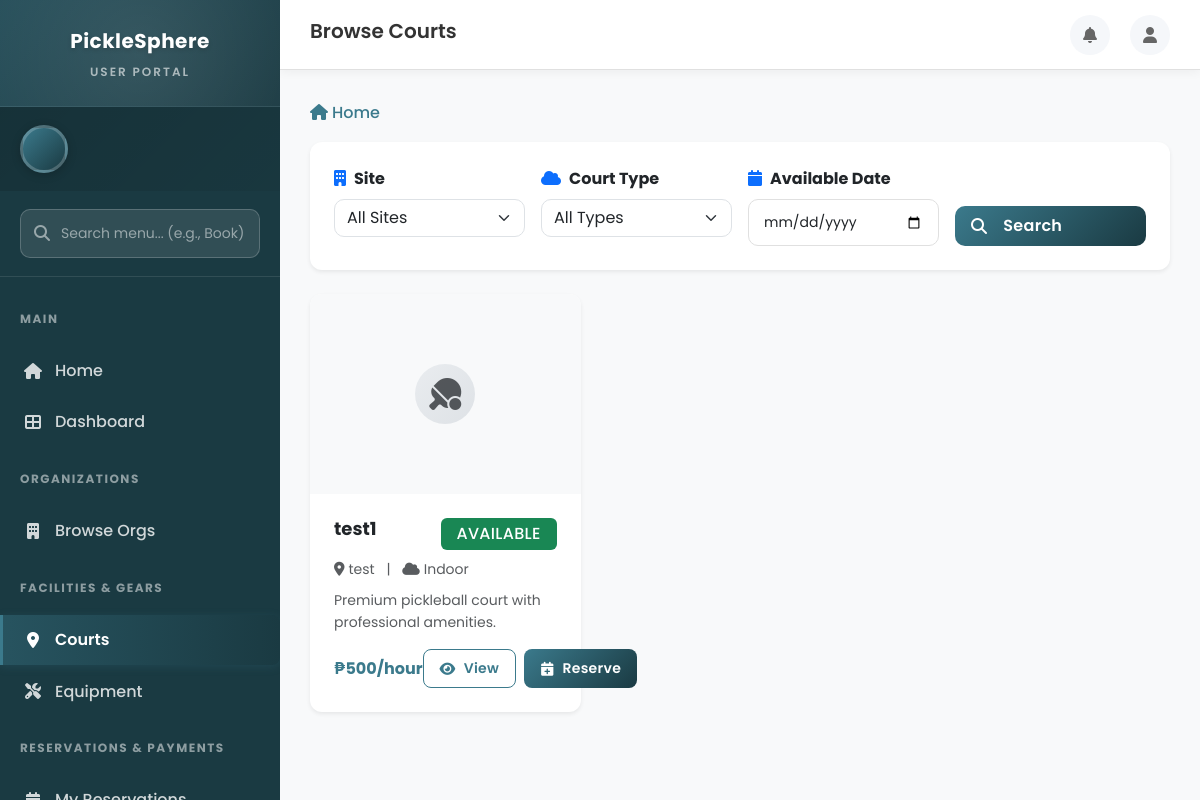
/courts/, run on an earlier commit of the app's database.
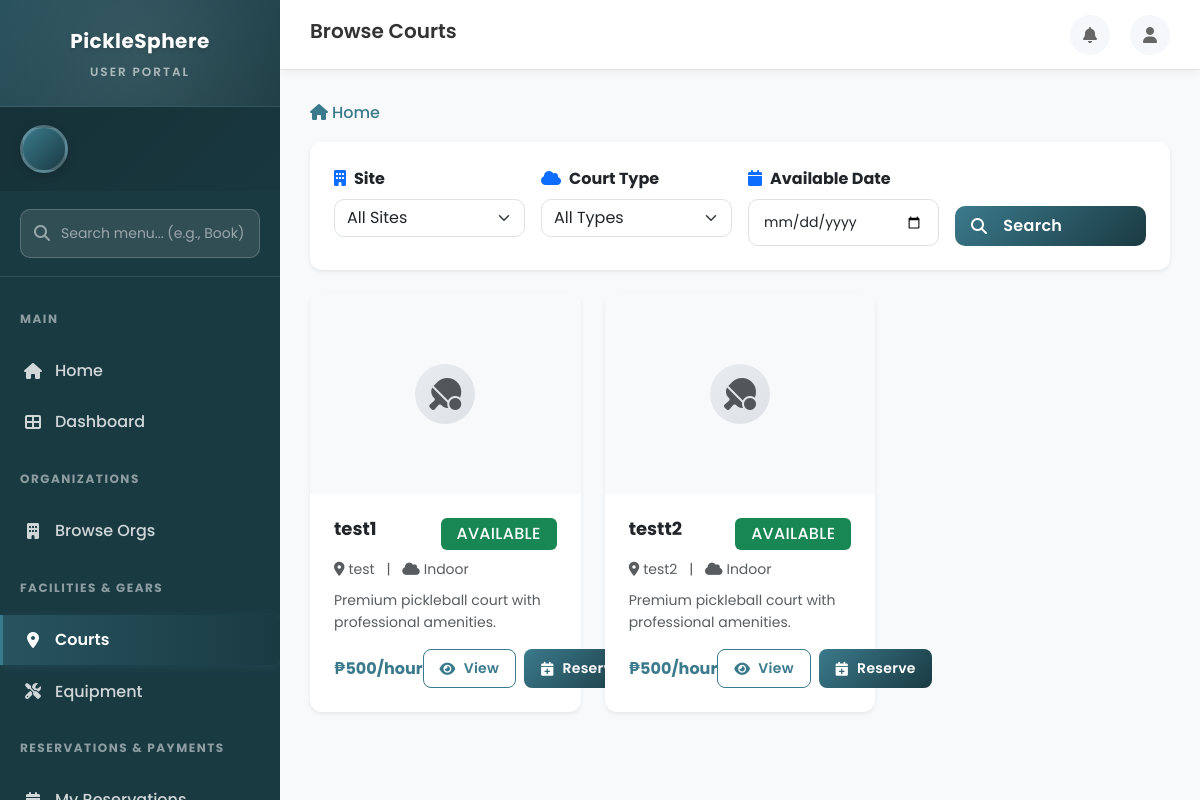
And on a later commit of the database.
### courts/models.py (models this page shows, shortened)
class Court(models.Model):
    STATUS_CHOICES = (
        ('available', 'Available'),
        ('maintenance', 'Under Maintenance'),
        ('reserved', 'Reserved'),
    )
    COURT_TYPE_CHOICES = (
        ('indoor', 'Indoor'),
        ('outdoor', 'Outdoor'),
    )
    name = models.CharField(max_length=100)
    site = models.ForeignKey(Site, on_delete=models.CASCADE, related_name='courts')
    organization = models.ForeignKey(
        'organizations.Organization', on_delete=models.CASCADE,
        related_name='courts', null=True, blank=True
    )
    court_type = models.CharField(max_length=20, choices=COURT_TYPE_CHOICES, default='indoor')
    status = models.CharField(max_length=20, choices=STATUS_CHOICES, default='available')
    hourly_rate = models.DecimalField(max_digits=8, decimal_places=2, default=500.00)
    description = models.TextField(blank=True, null=True)
    amenities = models.JSONField(default=list, blank=True)
    image = models.ImageField(upload_to='courts/', blank=True, null=True)
    is_active = models.BooleanField(default=True)
    created_at = models.DateTimeField(auto_now_add=True)
    updated_at = models.DateTimeField(auto_now=True)
    class Meta:
        db_table = 'courts'
        ordering = ['site', 'name']

class Site(models.Model):
    name = models.CharField(max_length=100)  # e.g. 1st Floor, Outdoor
    description = models.TextField(blank=True, null=True)
    organization = models.ForeignKey(
        'organizations.Organization', on_delete=models.CASCADE,
        related_name='sites', null=True, blank=True
    )
    is_active = models.BooleanField(default=True)
    created_at = models.DateTimeField(auto_now_add=True)
    class Meta:
        db_table = 'sites'
        ordering = ['name']

### courts/views.py (the view, shortened to what this page needs)
# urls.py: path('', views.court_list_view, name='court_list'),
def court_list_view(request):
    courts = Court.objects.filter(is_active=True)
    sites = Site.objects.filter(is_active=True)
    site_id = request.GET.get('site', '')
    if site_id:
        courts = courts.filter(site_id=site_id)
    court_type = request.GET.get('type', '')
    if court_type:
        courts = courts.filter(court_type=court_type)
    date = request.GET.get('date', '')
    return render(request, 'public/courts/court_list.html', {
        'courts': courts,
        'sites': sites,
        'selected_site': site_id,
        'selected_type': court_type,
        'selected_date': date
    })

### dashboard/context_processors.py (called while the page is built)
def site_contact_info(request):
    contact_info = ContactInfo.objects.first()
    def value(field_name):
        if not contact_info:
            return DEFAULT_CONTACT_INFO[field_name]
        return getattr(contact_info, field_name) or DEFAULT_CONTACT_INFO[field_name]
    return {
        'site_contact_info': {
            'phone': value('phone'),
            'email': value('email'),
            'address': value('address'),
            'city_country': value('city_country'),
        }
    }

### notifications/context_processors.py (called while the page is built, shortened)
def notification_count(request):
    return {
        'unread_notification_count': 0,
        'recent_notifications': []
    }

### notifications/sidebar_badge_context.py (called while the page is built, shortened)
def sidebar_badges(request):
    context = {
        'badge_pending_reservations': 0,
        'badge_pending_payments': 0,
        'badge_pending_equipment': 0,
        'badge_pending_tournaments': 0,
        'badge_active_matches': 0,
        'badge_contact_messages': 0,
        'badge_my_pending_reservations': 0,
        'badge_my_pending_payments': 0,
        'badge_my_rentals': 0,
        'badge_my_tournaments': 0,
        'badge_user_messages': 0,
        'badge_pending_organizations': 0,
    }
    if not request.user.is_authenticated:
        return context

### templates/public/courts/court_list.html (shortened to what the changed rows need)
{% extends 'base/dashboard_base.html' %}
{% load static %}
{% block page_title %}Browse Courts{% endblock %}
{% block content %}
<div class="row g-4">
    {% for court in courts %}
    <div class="col-md-6 col-lg-4">
        <div class="card border-0 shadow-sm h-100 hover-card" style="border-radius: 12px; transition: all 0.3s ease;">
            {% if court.image %}
                <div class="image-wrapper">
                    <img src="{{ court.image.url }}" class="card-img-top court-list-image clickable-image" alt="{{ court.name }}" data-lightbox data-caption="{{ court.name }}" style="border-top-left-radius: 12px; border-top-right-radius: 12px;">
                </div>
            {% else %}
                <div class="card-img-top bg-light d-flex align-items-center justify-content-center" style="height: 200px; border-top-left-radius: 12px; border-top-right-radius: 12px;">
                    <div style="width: 60px; height: 60px; background: linear-gradient(135deg, #e9ecef 0%, #dee2e6 100%); border-radius: 50%; display: flex; align-items: center; justify-content: center;">
                        <i class="fas fa-table-tennis fa-2x text-muted"></i>
                    </div>
                </div>
            {% endif %}
            <div class="card-body p-4">
                <div class="d-flex justify-content-between align-items-start mb-2">
                    <h5 class="card-title mb-0 fw-bold">{{ court.name }}</h5>
                    <span class="badge px-3 py-2 {% if court.status == 'available' %}bg-success{% else %}bg-warning text-dark{% endif %} fs-6">
                        {{ court.get_status_display }}
                    </span>
                </div>
                <p class="text-muted small mb-2">
                    <i class="fas fa-map-marker-alt me-1"></i>{{ court.site.name }}
                    <span class="mx-2">|</span>
                    <i class="fas fa-cloud me-1"></i>{{ court.get_court_type_display }}
                </p>
                <p class="card-text small text-muted">{{ court.description|truncatewords:15|default:"Premium pickleball court with professional amenities." }}</p>
                <div class="d-flex justify-content-between align-items-center">
                    <span class="fw-bold" style="color: #3B7A8C;">₱{{ court.hourly_rate|floatformat:0 }}/hour</span>
                    <div class="d-flex gap-2">
                        <a href="{% url 'court_detail' court.id %}" class="btn btn-outline-primary btn-sm" style="border-radius: 8px;">
                            <i class="fas fa-eye"></i> View
                        </a>
                        {% if court.status == 'available' %}
                        <a href="{% url 'reservation_create' %}?court={{ court.id }}" class="btn btn-primary btn-sm" style="border-radius: 8px;">
                            <i class="fas fa-calendar-plus"></i> Reserve
                        </a>
                        {% endif %}
                    </div>
                </div>
            </div>
        </div>
    </div>
    {% endfor %}
</div>
{% endblock %}

What changed in the data, as far as the page shows it:
added Court: name "testt2", status "AVAILABLE", site.name "test2", court_type "Indoor", description "Premium pickleball court with professional amenities.", hourly_rate "500"
